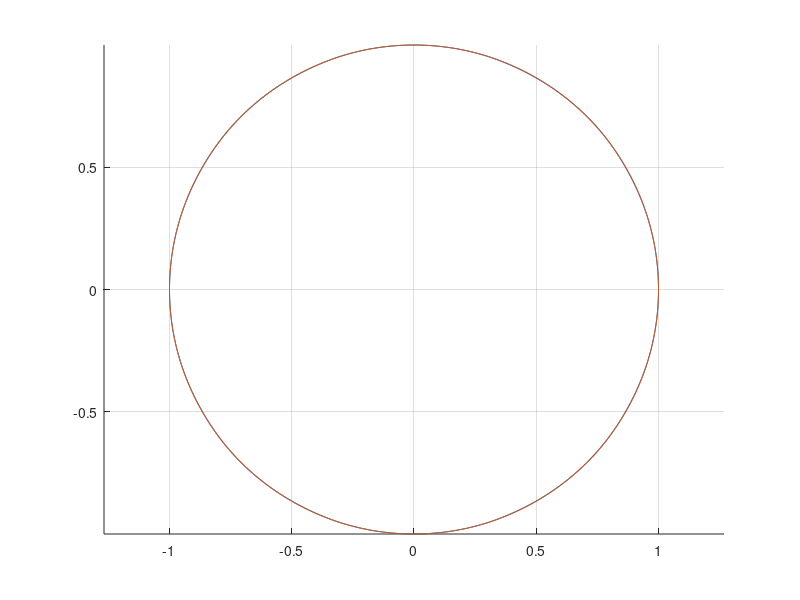

Write MATLAB code to recreate this figure.
As = [-1,1 ; 0 , -1];
B = [0 ; 1];
C = eye(2,2);
D = [0 ; 0];
stSYS = ss(As,B,C,D);

Au = [ 0 1 ; 0 0];
usSYS = ss(Au,B,C,D); %Works

%Number of equally spaced points to interpolate on the unit circle
N = 10; 
%Points per period
res = 100;


T = 2*pi/N;

Nvec = 0:N-1;
%Generate the N roots of unity to interpolate
Xn = exp(-1i*Nvec*T);
Xn = [real(Xn)' imag(Xn)' ];

%Xn = fliplr(Xn); %(Optional reverse the order of interpolation)

res = 100;
x0 = Xn(1,:)';
unU = [];
stU = [];
t = linspace(0,T,res);

%Gramian and Exponentiated Matrixes
unstWc = [1/3*(T^3) .5*(T^2); .5*(T^2) T]; %Works
stabWc = [.25*(1-(2*T^2 + 2*T + 1)*exp(-2*T)) .25*(1-(2*T+1)*exp(-2*T)) ; 
    .25*(1-(2*T+1)*exp(-2*T)) .5*(1-exp(-2*T))];

eAT_un = [ 1 T ; 0 1];
eAT_st = exp(-T)*eAT_un;

%UNSTABLE
X0 = [];
Yun = [];
%Generate the inputs for the Unstable System
for i = 2:N
    x1 = Xn(i,:)';
    unAlpha = unstWc\(x1 - eAT_un*x0);
    u1 = zeros(1,res);
    for j = 1:res
        u1(j) = [T - t(j), 1 ]*unAlpha;
    end
    states = lsim(usSYS,u1,t,x0);
    Yun = [Yun ; states];
    x0 = x1;
    
end

x1 = Xn(1,:)';
unAlpha = unstWc\(x1 - eAT_un*x0);
u1 = zeros(1,res);
    for j = 1:res
        u1(j) = [T - t(j), 1 ]*unAlpha;
    end
states = lsim(usSYS,u1,t,x0);
Yun = [Yun ; states];

%STABLE

%Generate inputs for the Stable System
Yst = [];
x0 = Xn(1,:)';

for i = 2:N
    x1 = Xn(i,:)';
    stAlpha = stabWc\(x1 - eAT_st*x0);
    u1 = zeros(1,res);
    for j = 1:res
        u1(j) = exp(t(j) - T)*[T - t(j), 1 ]*stAlpha;
    end
    states = lsim(stSYS,u1,t,x0);
    Yst = [Yst ; states];
    x0= x1;
end


x1 = Xn(1,:)';
    stAlpha = stabWc\(x1 - eAT_st*x0);
    u1 = zeros(1,res);
    for j = 1:res
        u1(j) = exp(t(j) - T)*[T - t(j), 1 ]*stAlpha;
    end
    states = lsim(stSYS,u1,t,x0);
    Yst = [Yst ; states];

    
    
%Plot states

t = linspace(0,2*pi,N*res);

%Plot input with -cos(t) as u(t)
Ucos = -cos(t);
ycos = lsim(usSYS,Ucos,t,Xn(1,:)');

clf
%plot(Yst(:,1),Yst(:,2))
hold on
plot(Yun(:,1),Yun(:,2))
plot(ycos(:,1),ycos(:,2))
axis equal
grid
